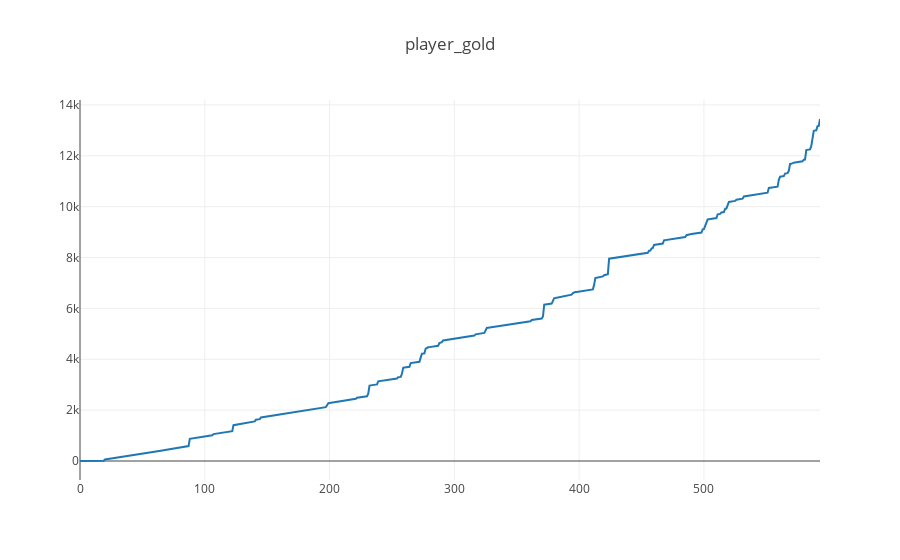

Here is the notebook cell this chart was saved with:
### Code cell
data = record['series']['player_gold']
time = np.arange(len(data))

trace = go.Scatter(
    x = time,
    y = data,
    name = "dire"
)

layout = go.Layout(
    title='player_gold',
)

fig = go.Figure(data = [trace], layout = layout)
iplot(fig)

### Figure 1 — Plotly figure (JSON) as saved in the notebook; plotly's stock layout.template omitted (floating-point values rounded to 4 significant figures; data arrays with more than 128 entries replaced by an {"elided": "..."} marker saying what was removed)
{"data": [{"name": "dire", "type": "scatter", "uid": "85703c58-d901-4d3c-a42e-bd184c7746d5", "x": {"elided": "594 int values"}, "y": {"elided": "594 int values"}}], "layout": {"title": {"text": "player_gold"}}}
